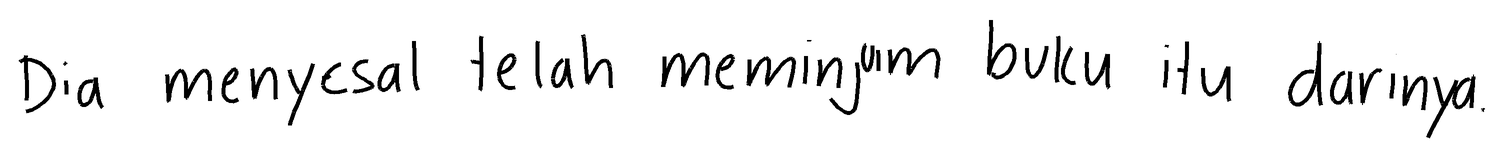
#> input picture app/examples/test_1138.png, 1503 x 157 px; its folder holds only this picture in this run
$ python -i document_pipeline.py   (imports and definitions only)   (older library calls are emulated)
#> lines starting #> are read from the running program, lines starting #| are printed output that depends on the picture; after the words box and inside, x2 and y2 are one past the last pixel; in counts of white or black regions, pixels touching at a corner belong together
#> further down, picture is the input picture: PIL image 1503x157 RGB; min 0, max 255, mean 241.3
"""
Document pipeline: photograph of a notebook page -> clean page -> lines.

The trained recognizer (CNN-BiLSTM-CTC) is a SINGLE-LINE recognizer: it was
trained on tight images of one line of handwriting, scaled to 128 px high
(max 1024 px wide). Feeding it a whole photographed page squeezes the page
into that canvas and shrinks the handwriting to a few pixels, which is a
scale/layout mismatch, not something extra training epochs would fix.

This module therefore does the document work BEFORE the model:

    load_gray            EXIF orientation, transparency, grayscale
    find_page_quad       optional perspective correction (conservative)
    detect_text_axis     optional 90-degree orientation detection
    estimate_skew        small-angle deskew (projection-profile search)
    flatten_illumination shadows / uneven light (morphological background)
    stretch_contrast     percentile levels, SOFT (no hard binarisation)
    suppress_ruling      notebook ruling / margin lines (optional)
    ink_mask             binary mask used ONLY for line detection
    detect_lines         line segmentation + single/multi/no-handwriting
    crop_line / split_line_into_chunks   model-ready crops

Only OpenCV + numpy + PIL are used (no torch), so every stage is unit-testable
without a model. The image that finally goes to the model is always the
GRAY (not binarised) processed image; the binary mask never reaches the model.

Everything here is a heuristic. Thresholds are untuned on real photographs;
see README ("Known limitations") and src/evaluate_pipeline.py for how to
measure them on your own images.
"""

from dataclasses import dataclass, field, replace

import cv2
import numpy as np
from PIL import Image, ImageOps


# ============================================================
# CONFIGURATION
# ============================================================

@dataclass(frozen=True)
class PreprocessConfig:
    name: str = "improved"
    max_side: int = 2400            # larger photos are downscaled (INTER_AREA)
    perspective: bool = True        # only applied if a clear page quad is found
    auto_orient: bool = True        # detect 90-degree rotation
    try_upside_down: bool = False   # also test 180 degrees (needs the model)
    deskew: bool = True
    max_skew_deg: float = 12.0
    illumination: bool = True
    denoise: str = "bilateral"      # "none" | "bilateral" | "nlm"
    contrast: bool = True
    white_point: float = 0.88       # fraction of the ink->paper range mapped to white
    suppress_ruling: bool = False
    ruling_kernel_frac: float = 0.08

    # [17 lines left out: function describe, not called in this run]


# The original pipeline (htr_common.prepare_user_image + preprocess_image)
# does none of this; it is represented by `LEGACY` for documentation only.
LEGACY = PreprocessConfig(
    name="original",
    perspective=False,
    auto_orient=False,
    deskew=False,
    illumination=False,
    denoise="none",
    contrast=False,
)


@dataclass(frozen=True)
class SegmentationConfig:
    smear_factor: float = 3.0           # horizontal smear = factor * typical height
    split_tall_factor: float = 1.7      # blobs taller than this x reference are split
    min_line_height_factor: float = 0.4
    margin: float = 0.25                # vertical margin around a line (x line height)
    margin_x: float = 0.25              # horizontal margin (x line height); 0.5 dropped first letters, see DOCUMENT_PIPELINE.md
    isolate_lines: bool = False         # blank everything outside the line's own ink
    paragraph_gap_factor: float = 1.6   # line-to-line distance > factor x median distance starts a paragraph
    paragraph_indent_factor: float = 1.0  # first line indented > factor x median line height starts one
    not_handwriting_ink_fraction: float = 0.30
    max_components: int = 5000


# ============================================================
# BASIC IMAGE HELPERS
# ============================================================

def load_gray(image):
    """PIL image -> uint8 grayscale array (EXIF applied, transparency on white)."""

    image = ImageOps.exif_transpose(image)

    if image.mode in ("RGBA", "LA") or (
        image.mode == "P" and "transparency" in image.info
    ):
        rgba = image.convert("RGBA")
        background = Image.new("RGBA", rgba.size, (255, 255, 255, 255))
        image = Image.alpha_composite(background, rgba)

    return np.array(image.convert("L"))


def limit_size(gray, max_side):
#> called with max_side = 2400
    height, width = gray.shape
#> height = 157; width = 1503
    longest = max(height, width)
#> longest = 1503

    if longest <= max_side:
        return gray

    scale = max_side / longest

    return cv2.resize(
        gray,
        (max(1, int(width * scale)), max(1, int(height * scale))),
        interpolation=cv2.INTER_AREA,
    )


# [8 lines left out: function _smooth_1d, not called in this run]


def image_quality(gray):
    """
    Cheap input diagnostics on the ORIGINAL grayscale image. Thresholds used
    for warnings are heuristics and have not been validated.
    """

    height, width = gray.shape
    scale = 1000.0 / max(height, width)

    small = (
        cv2.resize(gray, (max(1, int(width * scale)), max(1, int(height * scale))),
                   interpolation=cv2.INTER_AREA)
        if scale < 1.0 else gray
    )
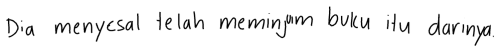
#> small: shape (104, 1000) (shown at 1/2 size); min 0, max 255, mean 241.3

    return {
        "width": width,
        "height": height,
        "mean": float(gray.mean()),
        "contrast_std": float(gray.std()),
        # paper level (median) minus the darkest 0.5% of pixels: robust to
        # pages that are mostly blank, where the plain std is always small
        "ink_contrast": float(np.median(gray) - np.percentile(gray, 0.5)),
        "sharpness": float(cv2.Laplacian(small, cv2.CV_64F).var()),
    }


# ============================================================
# ILLUMINATION, DENOISING, CONTRAST
# ============================================================

def estimate_background(gray):
    """
    Paper brightness field.

    Sparse ink (typical page photo): a large MEDIAN filter follows soft
    shadows well because ink covers only a small part of each window.
    Dense ink (tight line crops where strokes fill much of the window): the
    median would absorb ink into the background and erase it, so a large
    morphological CLOSING (which removes dark structures thinner than the
    kernel) is used instead.
    """

    height, width = gray.shape
    scale = min(1.0, 600.0 / max(height, width))

    small = (
        cv2.resize(gray, (max(1, int(width * scale)), max(1, int(height * scale))),
                   interpolation=cv2.INTER_AREA)
        if scale < 1.0 else gray
    )

    # The kernel must be larger than the strokes.
    k = max(31, int(min(small.shape) / 6)) | 1
    closed = cv2.morphologyEx(
        small, cv2.MORPH_CLOSE,
        cv2.getStructuringElement(cv2.MORPH_ELLIPSE, (k, k)))
    closed = cv2.GaussianBlur(closed, (0, 0), k / 3.0)

    ink_coverage = float((small < 0.7 * closed).mean())

    if ink_coverage < 0.15 and min(small.shape) >= 2 * 31:
        km = max(31, int(0.12 * min(small.shape))) | 1
        background = cv2.GaussianBlur(cv2.medianBlur(small, km), (0, 0), km / 4.0)
    else:
        background = closed

    if scale < 1.0:
        background = cv2.resize(background, (width, height),
                                interpolation=cv2.INTER_LINEAR)

    return np.maximum(background, 1)


def flatten_illumination(gray):
    """Divide by the estimated paper brightness -> even background."""

    background = estimate_background(gray).astype(np.float32)
    flat = gray.astype(np.float32) / background * 255.0

    return np.clip(flat, 0, 255).astype(np.uint8)


def denoise(gray, method):
    if method == "bilateral":
        return cv2.bilateralFilter(gray, d=5, sigmaColor=40, sigmaSpace=5)

    if method == "nlm":
        return cv2.fastNlMeansDenoising(gray, None, h=8,
                                        templateWindowSize=7,
                                        searchWindowSize=21)

    return gray


def stretch_contrast(gray, white_point=0.88):
    """
    Soft levels adjustment (NOT thresholding): the darkest ink maps to 0,
    anything lighter than `white_point` of the ink->paper range maps to 255
    (suppresses paper texture and faint ruling), with a linear ramp in
    between so anti-aliased stroke edges are preserved.

    Returns (image, applied). If the image has no usable dynamic range it is
    returned unchanged with applied=False.
    """

    paper = float(np.percentile(gray, 75))
    black = float(np.percentile(gray, 0.3))

    if paper - black < 20:
        return gray, False

    white = black + white_point * (paper - black)
    stretched = (gray.astype(np.float32) - black) / max(white - black, 1.0)

    return (np.clip(stretched, 0.0, 1.0) * 255.0).astype(np.uint8), True


# ============================================================
# NOTEBOOK RULING SUPPRESSION
# ============================================================

# [95 lines left out: functions _cap_structure, suppress_ruling, not called in this run]


# ============================================================
# INK MASK (for detection only)
# ============================================================

def ink_mask(gray):
    """
    Boolean mask of ink pixels on a flattened, contrast-stretched image.
    Used for orientation/skew/line detection ONLY; never given to the model.
    """

    blurred = cv2.GaussianBlur(gray, (3, 3), 0)
    paper = float(np.percentile(blurred, 75))
    black = float(np.percentile(blurred, 0.5))

    if paper - black < 25:
        return np.zeros(gray.shape, dtype=bool)

    otsu, _ = cv2.threshold(blurred, 0, 255,
                            cv2.THRESH_BINARY + cv2.THRESH_OTSU)
    threshold = float(np.clip(otsu, black + 0.25 * (paper - black),
                              black + 0.75 * (paper - black)))

    return blurred < threshold


def _quick_mask(gray, max_side=700):
    """Ink mask of a cheaply normalised downscaled copy (for estimation)."""

    small = limit_size(gray, max_side)
    flat = flatten_illumination(small)
    stretched, _ = stretch_contrast(flat)

    return ink_mask(stretched)


# ============================================================
# GEOMETRY: PERSPECTIVE, ORIENTATION, SKEW
# ============================================================

# [23 lines left out: functions _order_corners, _corner_angles, not called in this run]


def find_page_quad(gray):
    """
    Locate the paper as a convex quadrilateral (bright region against a
    darker surface). Deliberately conservative: returns None unless the
    result is clearly a page seen in perspective. A page that already fills
    the frame, or white paper on a white desk, returns None (no correction).
    """

    height, width = gray.shape
    scale = 500.0 / max(height, width)
    small = cv2.resize(gray, (max(1, int(width * scale)), max(1, int(height * scale))),
                       interpolation=cv2.INTER_AREA) if scale < 1.0 else gray.copy()
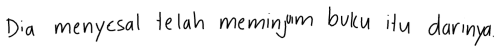
#> small: shape (52, 500); min 0, max 255, mean 241.3
    scale = small.shape[1] / width

    small = cv2.GaussianBlur(small, (5, 5), 0)
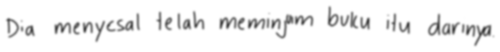
#> small: shape (52, 500); min 61, max 255, mean 241.3
    _, bright = cv2.threshold(small, 0, 255,
                              cv2.THRESH_BINARY + cv2.THRESH_OTSU)
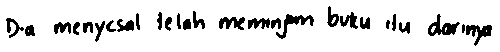
#> bright: shape (52, 500); 88.4% white; 27 black regions, largest, box (x1, y1, x2, y2) and area: (428, 14, 460, 36) 298, (276, 14, 314, 39) 277, (466, 25, 492, 46) 256

    k = max(5, int(0.03 * max(small.shape))) | 1
    bright = cv2.morphologyEx(bright, cv2.MORPH_CLOSE,
                              cv2.getStructuringElement(cv2.MORPH_RECT, (k, k)))
#> bright: shape (52, 500); every value is 255
    bright = cv2.morphologyEx(bright, cv2.MORPH_OPEN,
                              cv2.getStructuringElement(cv2.MORPH_RECT, (k, k)))

    contours, _ = cv2.findContours(bright, cv2.RETR_EXTERNAL,
                                   cv2.CHAIN_APPROX_SIMPLE)
#> contours = [[[0, 0], [0, 51], [499, 51], [499, 0]]]

    if not contours:
        return None

    contour = max(contours, key=cv2.contourArea)
#> contour = [[0, 0], [0, 51], [499, 51], [499, 0]]
    area = cv2.contourArea(contour)
#> area = 25449
    frame_area = small.shape[0] * small.shape[1]

    if not (0.30 * frame_area <= area <= 0.97 * frame_area):
        return None

    hull = cv2.convexHull(contour)
    approx = cv2.approxPolyDP(hull, 0.02 * cv2.arcLength(hull, True), True)

    if len(approx) != 4:
        return None

    quad = _order_corners(approx)

    if not all(55 <= angle <= 125 for angle in _corner_angles(quad)):
        return None

    # Page cut off by the frame: some quad EDGE runs along the image border
    # (corners merely touching the border is normal for a tightly framed,
    # rotated page).
    margin = 0.02 * max(small.shape)
    frame_h, frame_w = small.shape

    for i in range(4):
        samples = np.linspace(quad[i], quad[(i + 1) % 4], 12)
        along_border = np.mean([
            x < margin or y < margin or x > frame_w - margin or y > frame_h - margin
            for x, y in samples
        ])

        if along_border > 0.8:
            return None

    # already (almost) an upright rectangle: nothing to correct
    expected = np.array([[0, 0], [small.shape[1], 0],
                         [small.shape[1], small.shape[0]], [0, small.shape[0]]])
    if area > 0.9 * frame_area and np.abs(quad - expected).max() < 0.05 * max(small.shape):
        return None

    return quad / scale


# [28 lines left out: function warp_to_quad, not called in this run]


def detect_text_axis(gray):
    """
    Decide whether text runs horizontally or vertically (i.e. whether the
    page needs a 90-degree turn). Returns ("horizontal" | "vertical", ratio).

    Heuristic: for horizontal text the row ink profile fluctuates strongly
    (line / gap / line) while the column profile is comparatively flat.
    Wide strips (width/height > 2.5) are assumed to be single horizontal
    lines and are never rotated.
    """

    height, width = gray.shape

    if width / height > 2.5:
        return "horizontal", float("inf")

    mask = _quick_mask(gray)

    if mask.sum() < 50:
        return "horizontal", 1.0

    rows = mask.sum(axis=1).astype(np.float64)
    cols = mask.sum(axis=0).astype(np.float64)

    def coefficient_of_variation(profile):
        return profile.std() / (profile.mean() + 1e-9)

    ratio = coefficient_of_variation(rows) / (coefficient_of_variation(cols) + 1e-9)

    return ("vertical" if ratio < 0.8 else "horizontal"), float(ratio)


def candidate_rotations(gray, config):
    """
    Counter-clockwise rotations (degrees) worth trying. [0] when the page
    already looks upright. Several candidates mean the direction cannot be
    decided from ink statistics alone; the caller must pick one (the page
    recognizer uses the model's heuristic confidence for that).
    """

    if not config.auto_orient:
        return [0]

    axis, _ = detect_text_axis(gray)
#> axis = 'horizontal'

    if axis == "vertical":
        return [90, 270]

    return [0, 180] if config.try_upside_down else [0]


def rotate_quarter(gray, degrees):
    return np.ascontiguousarray(np.rot90(gray, k=(degrees // 90) % 4))


def estimate_skew(gray, max_angle=12.0):
    """
    Small rotation (degrees, positive = text descends to the right) that
    makes the text rows sharpest, found by maximising the sharpness of the
    row projection profile. Returns (angle, confidence_ratio); the ratio
    compares the best score with the score at 0 degrees.
    """

    mask = _quick_mask(gray)
    ys, xs = np.nonzero(mask)

    if len(ys) < 80:
        return 0.0, 1.0

    ys = ys.astype(np.float64)
    xs = xs.astype(np.float64)
    ys -= ys.mean()
    xs -= xs.mean()

    def score(angle_degrees):
        angle = np.radians(angle_degrees)
        rotated = ys * np.cos(angle) - xs * np.sin(angle)
        bins = np.round(rotated - rotated.min()).astype(np.int64)
        histogram = np.bincount(bins).astype(np.float64)

        return float(np.sum(np.diff(histogram) ** 2))

    coarse = np.arange(-max_angle, max_angle + 0.01, 0.5)
    coarse_scores = [score(a) for a in coarse]
    best = coarse[int(np.argmax(coarse_scores))]

    fine = np.arange(best - 0.5, best + 0.51, 0.1)
    fine_scores = [score(a) for a in fine]
    best = float(fine[int(np.argmax(fine_scores))])

    baseline = score(0.0)
    ratio = max(fine_scores) / baseline if baseline > 0 else 1.0

    return best, float(ratio)


def rotate_small(gray, angle_degrees):
    """
    Rotate so text with positive skew (descending to the right) becomes
    level. The canvas is enlarged so nothing is cropped; the border
    replicates the paper.
    """

    height, width = gray.shape
    center = (width / 2.0, height / 2.0)
    matrix = cv2.getRotationMatrix2D(center, angle_degrees, 1.0)

    cosine, sine = abs(matrix[0, 0]), abs(matrix[0, 1])
    new_width = int(height * sine + width * cosine)
    new_height = int(height * cosine + width * sine)

    matrix[0, 2] += new_width / 2.0 - center[0]
    matrix[1, 2] += new_height / 2.0 - center[1]

    return cv2.warpAffine(gray, matrix, (new_width, new_height),
                          flags=cv2.INTER_LINEAR,
                          borderMode=cv2.BORDER_REPLICATE)


# ============================================================
# FULL PREPROCESSING
# ============================================================

@dataclass
class PageStages:
    original: np.ndarray      # grayscale after EXIF + size limit
    geometry: np.ndarray      # after perspective / rotation / deskew (raw intensities)
    normalized: np.ndarray    # + illumination + denoise + contrast
    processed: np.ndarray     # + ruling suppression (== normalized if off)
    mask: np.ndarray          # bool ink mask of `processed`
    info: dict = field(default_factory=dict)
    notes: list = field(default_factory=list)
    config: PreprocessConfig = None


def preprocess_document(image, config=None, rotation=None):
    """
    Run the configurable preprocessing chain on a PIL image.

    rotation: None  -> detect (if config.auto_orient) and, when the
                       direction is ambiguous, use the first candidate
                       (page_recognition resolves ambiguity with the model);
              0/90/180/270 -> apply exactly this counter-clockwise turn.
    """

    config = config or PreprocessConfig()
    notes = []
    info = {}

    original = limit_size(load_gray(image), config.max_side)
    info["quality"] = image_quality(original)

    gray = original

    if config.perspective:
        quad = find_page_quad(gray)

        if quad is not None:
            gray = warp_to_quad(gray, quad, config.max_side)
            info["perspective_applied"] = True
            notes.append("Perspective corrected (page outline found).")
        else:
            info["perspective_applied"] = False
    else:
        info["perspective_applied"] = False

    if rotation is None:
        candidates = candidate_rotations(gray, config)
#> candidates = [0]
        rotation = candidates[0]
#> rotation = 0
        info["rotation_candidates"] = candidates
    else:
        info["rotation_candidates"] = [rotation]

    info["rotation_applied"] = int(rotation)

    if rotation:
        gray = rotate_quarter(gray, rotation)
        notes.append(f"Rotated {rotation} degrees counter-clockwise.")

    skew = 0.0

    if config.deskew:
        skew, ratio = estimate_skew(gray, config.max_skew_deg)
#> call 2 of limit_size, with max_side = 700
#> in limit_size (call 2), `return cv2.resize( gray, (max(1, int(width * scale)), max(1, int(heigh..`:
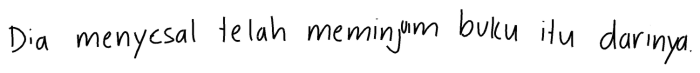
#> returned value: shape (73, 700); min 0, max 255, mean 241.3
#> (the rest of the program and of its run is left out)
